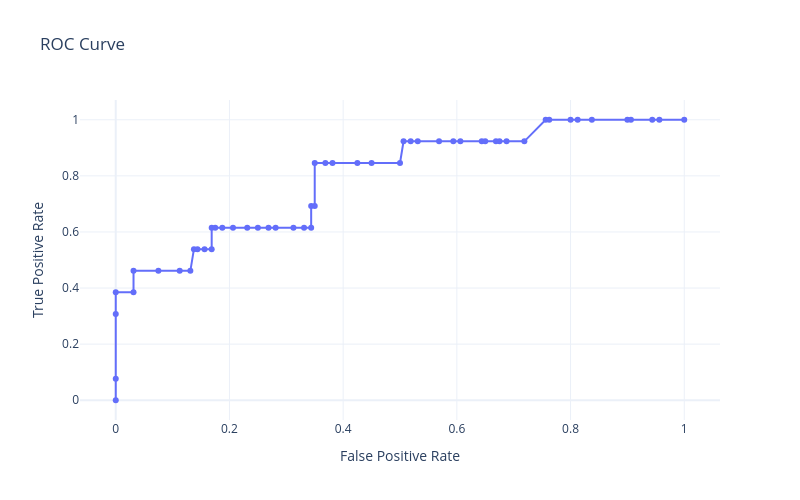

The notebook cell saved with this chart:
### Markdown cell above
### Gradient Booster

Gradient Boosting builds an additive model by sequentially fitting decision trees to correct the errors of prior models using gradient descent on a loss function.

#### Model Definition

Given data $(\mathbf{x}_i, y_i)$, the prediction is:

$$
F_M(\mathbf{x}) = \sum_{m=1}^M \gamma_m h_m(\mathbf{x})
$$

Where:
- $h_m(\mathbf{x})$: the $m$-th weak learner (decision tree).
- $\gamma_m$: step size
- $M$: number of boosting rounds

Each $h_m$ is fit to the negative gradient of the loss function $\ell$:

$$
r_i^{(m)} = -\left[\frac{\partial \ell(y_i, F(\mathbf{x}_i))}{\partial F(\mathbf{x}_i)}\right]_{F = F_{m-1}}
$$

### Code cell
# BGM
from sklearn.ensemble import GradientBoostingClassifier
from sklearn.utils.class_weight import compute_sample_weight

# ----------------------------------------- Model Parameters  -----------------------------------------

auto_best_threshold_based_on_metric = 'accuracy'      # Available metrics: ["accuracy", "sensitivity", "specificity", "ppv", "npv", "f1", "auc"]
include_bootstrap_confidence_intervals = False        # True # False
cross_validation_splits = 5                           # 5-Fold cross validation
grid_search_scoring_metric = 'recall'                 # choosing best metric in grid search : ['roc_auc','recall']

# ----------------------------------------------------------------------------------------------------

gb_pipe = Pipeline([
    ('scaler', StandardScaler()),
    ('gb', GradientBoostingClassifier(random_state=42))
])

# Gradient Boosting hyperparameter grid
gb_param_grid = {
    'gb__n_estimators': [100, 200],
    'gb__learning_rate': [0.01, 0.1, 0.2],
    'gb__max_depth': [3, 5]
}

sample_weight = compute_sample_weight(class_weight='balanced', y=y_train)
cv = StratifiedKFold(n_splits=cross_validation_splits, shuffle=True, random_state=random_state)
gb_grid = GridSearchCV(gb_pipe, gb_param_grid, cv=cv, scoring=grid_search_scoring_metric, n_jobs=-1)
gb_grid.fit(X_train, y_train, gb__sample_weight=sample_weight)

print("Gradient Boosting best parameters:", gb_grid.best_params_)
print("Gradient Boosting best CV ROC AUC:", gb_grid.best_score_)

# Evaluate GB on test set
gb_best = gb_grid.best_estimator_
y_test_proba_gb = gb_best.predict_proba(X_test)[:, 1]


best_metrics_gb = find_best_threshold(
    model=rf_best,
    X_test=X_test,
    y_test=y_test,
    metric=auto_best_threshold_based_on_metric,             
    bootstrap=include_bootstrap_confidence_intervals,    # to get CI    
    n_bootstrap=100        
)

print_metrics(metrics_dict=best_metrics_gb)

plot_confusion_mat(gb_best, 
                   X_test, y_test, 
                   threshold=best_metrics_gb['threshold'], 
                   labels=["Human", "Robot"])

fig = plot_auc(y_test, y_test_proba_gb)
fig.show()

# ------------------------ Choosing a different threshold ------------------------

# threshold_to_display = 0.5 

# threshold_dict = evaluate_model_at_threshold(gb_best, 
#                             X_test, y_test, 
#                             threshold=threshold_to_display, 
#                             bootstrap=include_bootstrap_confidence_intervals, 
#                             n_bootstrap=100)

# print_metrics(metrics_dict=threshold_dict)

# plot_confusion_mat(gb_best, 
#                    X_test, y_test, 
#                    threshold=threshold_dict['threshold'], 
#                    labels=["Human", "Robot"])

# --------------------------------------------------------------------------------

### Figure 1 — Plotly figure (JSON) as saved in the notebook; plotly's stock layout.template omitted (floating-point values rounded to 4 significant figures)
{"data": [{"hoverinfo": "text", "mode": "lines+markers", "name": "ROC Curve", "text": ["Threshold: inf<br>Accuracy: 0.500<br>F1: 0.000", "Threshold: 0.77<br>Accuracy: 0.538<br>F1: 0.143", "Threshold: 0.77<br>Accuracy: 0.654<br>F1: 0.471", "Threshold: 0.76<br>Accuracy: 0.692<br>F1: 0.556", "Threshold: 0.69<br>Accuracy: 0.677<br>F1: 0.435", "Threshold: 0.69<br>Accuracy: 0.715<br>F1: 0.500", "Threshold: 0.58<br>Accuracy: 0.693<br>F1: 0.387", "Threshold: 0.57<br>Accuracy: 0.675<br>F1: 0.324", "Threshold: 0.56<br>Accuracy: 0.665<br>F1: 0.300", "Threshold: 0.55<br>Accuracy: 0.700<br>F1: 0.333", "Threshold: 0.55<br>Accuracy: 0.697<br>F1: 0.326", "Threshold: 0.55<br>Accuracy: 0.691<br>F1: 0.311", "Threshold: 0.53<br>Accuracy: 0.685<br>F1: 0.298", "Threshold: 0.52<br>Accuracy: 0.723<br>F1: 0.333", "Threshold: 0.51<br>Accuracy: 0.720<br>F1: 0.327", "Threshold: 0.50<br>Accuracy: 0.714<br>F1: 0.314", "Threshold: 0.50<br>Accuracy: 0.705<br>F1: 0.296", "Threshold: 0.49<br>Accuracy: 0.692<br>F1: 0.276", "Threshold: 0.47<br>Accuracy: 0.683<br>F1: 0.262", "Threshold: 0.47<br>Accuracy: 0.673<br>F1: 0.250", "Threshold: 0.47<br>Accuracy: 0.667<br>F1: 0.242", "Threshold: 0.44<br>Accuracy: 0.651<br>F1: 0.225", "Threshold: 0.44<br>Accuracy: 0.642<br>F1: 0.216", "Threshold: 0.43<br>Accuracy: 0.636<br>F1: 0.211", "Threshold: 0.43<br>Accuracy: 0.674<br>F1: 0.234", "Threshold: 0.42<br>Accuracy: 0.671<br>F1: 0.231", "Threshold: 0.40<br>Accuracy: 0.748<br>F1: 0.275", "Threshold: 0.38<br>Accuracy: 0.739<br>F1: 0.265", "Threshold: 0.38<br>Accuracy: 0.732<br>F1: 0.259", "Threshold: 0.32<br>Accuracy: 0.711<br>F1: 0.239", "Threshold: 0.32<br>Accuracy: 0.698<br>F1: 0.229", "Threshold: 0.32<br>Accuracy: 0.673<br>F1: 0.212", "Threshold: 0.32<br>Accuracy: 0.708<br>F1: 0.226", "Threshold: 0.32<br>Accuracy: 0.702<br>F1: 0.222", "Threshold: 0.32<br>Accuracy: 0.696<br>F1: 0.218", "Threshold: 0.31<br>Accuracy: 0.677<br>F1: 0.207", "Threshold: 0.31<br>Accuracy: 0.665<br>F1: 0.200", "Threshold: 0.31<br>Accuracy: 0.658<br>F1: 0.197", "Threshold: 0.30<br>Accuracy: 0.640<br>F1: 0.188", "Threshold: 0.27<br>Accuracy: 0.637<br>F1: 0.186", "Threshold: 0.27<br>Accuracy: 0.627<br>F1: 0.182", "Threshold: 0.27<br>Accuracy: 0.624<br>F1: 0.180", "Threshold: 0.26<br>Accuracy: 0.618<br>F1: 0.178", "Threshold: 0.22<br>Accuracy: 0.602<br>F1: 0.171", "Threshold: 0.22<br>Accuracy: 0.622<br>F1: 0.177", "Threshold: 0.22<br>Accuracy: 0.619<br>F1: 0.176", "Threshold: 0.22<br>Accuracy: 0.600<br>F1: 0.169", "Threshold: 0.22<br>Accuracy: 0.594<br>F1: 0.167", "Threshold: 0.21<br>Accuracy: 0.581<br>F1: 0.163", "Threshold: 0.21<br>Accuracy: 0.550<br>F1: 0.153", "Threshold: 0.21<br>Accuracy: 0.547<br>F1: 0.152", "Threshold: 0.21<br>Accuracy: 0.528<br>F1: 0.147", "Threshold: 0.19<br>Accuracy: 0.522<br>F1: 0.145", "Threshold: 0.19<br>Accuracy: 0.500<br>F1: 0.140"], "type": "scatter", "x": [0.0, 0.0, 0.0, 0.0, 0.03125, 0.03125, 0.075, 0.1125, 0.1313, 0.1375, 0.1437, 0.1562, 0.1688, 0.1688, 0.175, 0.1875, 0.2062, 0.2313, 0.25, 0.2687, 0.2812, 0.3125, 0.3312, 0.3438, 0.3438, 0.35, 0.35, 0.3688, 0.3812, 0.425, 0.45, 0.5, 0.5062, 0.5188, 0.5312, 0.5687, 0.5938, 0.6062, 0.6438, 0.65, 0.6687, 0.675, 0.6875, 0.7188, 0.7562, 0.7625, 0.8, 0.8125, 0.8375, 0.9, 0.9062, 0.9437, 0.9563, 1.0], "y": [0.0, 0.07692, 0.3077, 0.3846, 0.3846, 0.4615, 0.4615, 0.4615, 0.4615, 0.5385, 0.5385, 0.5385, 0.5385, 0.6154, 0.6154, 0.6154, 0.6154, 0.6154, 0.6154, 0.6154, 0.6154, 0.6154, 0.6154, 0.6154, 0.6923, 0.6923, 0.8462, 0.8462, 0.8462, 0.8462, 0.8462, 0.8462, 0.9231, 0.9231, 0.9231, 0.9231, 0.9231, 0.9231, 0.9231, 0.9231, 0.9231, 0.9231, 0.9231, 0.9231, 1.0, 1.0, 1.0, 1.0, 1.0, 1.0, 1.0, 1.0, 1.0, 1.0]}], "layout": {"height": 500, "title": {"text": "ROC Curve"}, "width": 800, "xaxis": {"title": {"text": "False Positive Rate"}}, "yaxis": {"title": {"text": "True Positive Rate"}}}}
